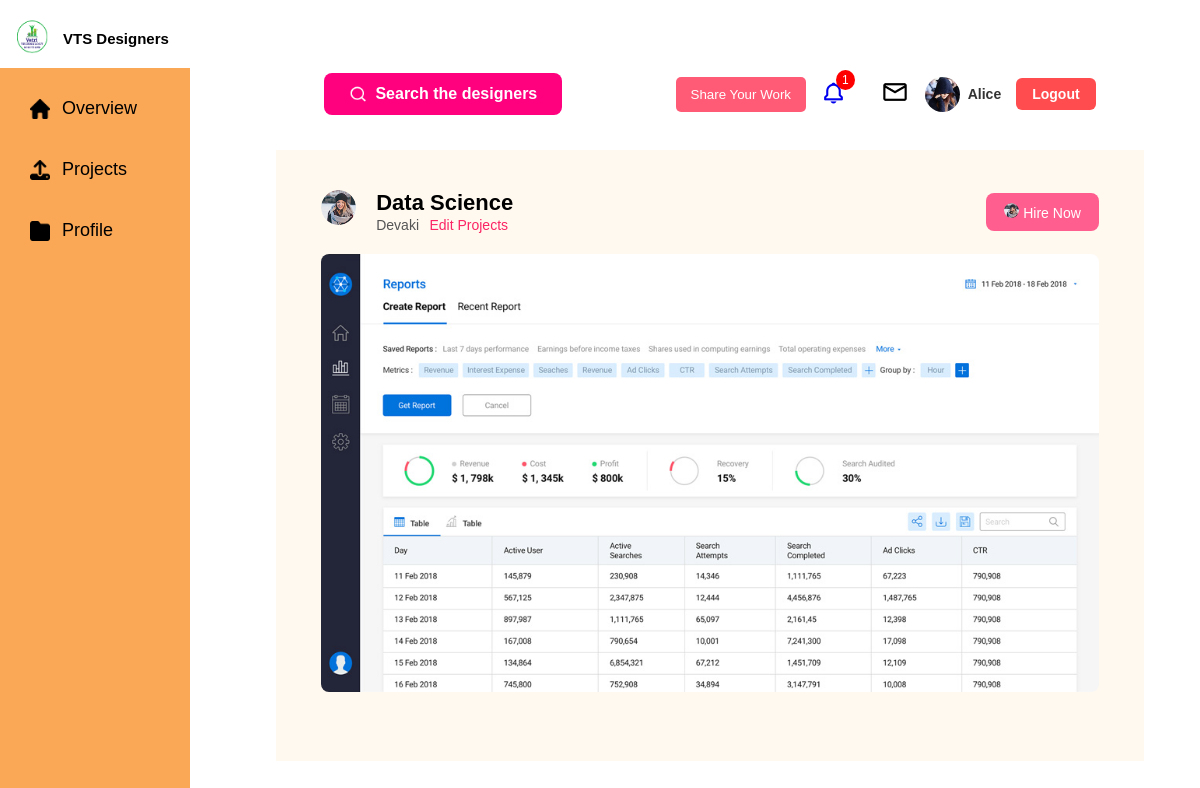
The page /projects/1/ (signed in) on the database its author committed.
### core/models.py (models this page shows)
class PythonUser(AbstractUser):
    location = models.CharField(max_length=100, blank=True)
    company_name = models.CharField(max_length=200, blank=True)
    occupation = models.CharField(max_length=100, blank=True)
    about_me = models.TextField(blank=True)
    followers = models.ManyToManyField('self', symmetrical=False, related_name='following', blank=True)
    profile_pic = models.ImageField(upload_to='profiles/', blank=True, null=True)
    projects_descriptions = models.TextField(blank=True)  # Combined summary
    custom_message = models.CharField(max_length=255, blank=True)
    hired_users = models.ManyToManyField('self', symmetrical=False, related_name='hired_by', blank=True)
    can_add_projects = models.BooleanField(default=True)  # For view-only users

class Project(models.Model):
    STATUS_CHOICES = [
        ('Draft', 'Draft'),
        ('Published', 'Published')
    ]
    CATEGORY_CHOICES = [
        ('UI', 'UI Design'),
        ('WEB', 'Web Design'),
        ('APP', 'App Design'),
        ('GRAPHIC', 'Graphic Design'),
    ]
    LICENSE_CHOICES = [
        ('ALL_RIGHTS', 'All Rights Reserved'),
        ('CC', 'Creative Commons'),
        ('MIT', 'MIT License'),
    ]
    owner = models.ForeignKey(PythonUser, on_delete=models.CASCADE, related_name='projects')
    images = models.ImageField(upload_to='projects/', blank=True, null=True)
    project_title = models.CharField(max_length=200)
    category = models.CharField(max_length=50, choices=CATEGORY_CHOICES, default='UI')
    license = models.CharField(max_length=50, choices=LICENSE_CHOICES, default='ALL_RIGHTS')
    description = models.TextField(max_length=100)
    tags = models.CharField(max_length=200, blank=True)
    visibility = models.CharField(max_length=20, choices=[('Public', 'Public'), ('Private', 'Private')], default='Public')
    downloadable = models.BooleanField(default=False)
    status = models.CharField(max_length=20, choices=STATUS_CHOICES, default='Draft')
    created_at = models.DateTimeField(auto_now_add=True)
    likes = models.PositiveIntegerField(default=0)
    views = models.PositiveIntegerField(default=0)

### core/views.py (the view, shortened to what this page needs)
# urls.py: path('projects/<int:pk>/', views.project_view, name='project_view'),
@login_required
def project_view(request, pk):
    project = Project.objects.get(pk=pk)
    project.views += 1
    project.save()
    return render(request, 'core/project_create.html', {
        'published_project': project,
        'edit_mode': False,
        'form': None,
        'recent_projects': None,
        'project_to_edit': None
    })

### core/context_processors.py (called while the page is built)
def notifications_context(request):
    if request.user.is_authenticated:
        recent_notifications = Notification.objects.filter(user=request.user).order_by('-created_at')[:5]
        notifications_count = recent_notifications.count()
        return {
            'recent_notifications': recent_notifications,
            'notifications_count': notifications_count
        }
    return {}

### core/templates/core/project_create.html (shortened to what this page needs)
{% extends 'core/base.html' %}
{% load static %}
{% block extra_css %}
<link rel="stylesheet" href="{% static 'css/base.css' %}">
<link rel="stylesheet" href="{% static 'css/projects.css' %}">
{% endblock %}
{% block content %}
<div style="background-color: #fff9f0; padding-left: 5px; padding-right: 5px;">
    <div class="project-create-page">
        {% if published_project and not edit_mode %}
        <div class="project-preview">
            <div class="preview-header">
                <div class="preview-info">
                    <div>
                        <a href="{% url 'search_users' %}"><img src="{% static 'images/profile.png' %}"
                                class="profile-pic"></a>
                    </div>
                    <div>
                        <h2>{{ published_project.project_title }}</h2>
                        <p>{{ published_project.owner.username }}</p>
                        <form method="post" style="display:inline;">
                            <button type="submit" name="edit_mode" class="edit-link">Edit Projects</button>
                        </form>
                    </div>
                </div>
                <button class="hire-btn"
                    onclick="window.location.href='{% url 'hire_now' published_project.owner.id %}'"><a
                        href="{% url 'search_users' %}"><img src="{% static 'images/profile.png' %}"
                            style="width:15px;height:15px;" class="profile-pic"></a>
                    Hire Now
                </button>
            </div>
            <div class="preview-image">
                {% if published_project.images %}
                <img src="{{ published_project.images.url }}" alt="{{ published_project.project_title }}">
                {% else %}
                <img src="{% static 'images/no-image.jpg' %}" alt="No Image">
                {% endif %}
            </div>
        </div>
        {% endif %}
    </div>
</div>
{% endblock %}

### core/templates/core/base.html (shortened to what this page needs)
{% load static %}
<!DOCTYPE html>
<html>
<head>
    <link rel="stylesheet" href="{% static 'css/base.css' %}">
    <link href='https://unpkg.com/boxicons@2.1.4/css/boxicons.min.css' rel='stylesheet'>
    <link rel="stylesheet" href="https://cdnjs.cloudflare.com/ajax/libs/font-awesome/6.5.0/css/all.min.css">
    {% block extra_css %}{% endblock %}
</head>
<body class="{% block body_class %}{% endblock %}">
    <div class="layout">
        <div class="left-column" id="sidebar">
            <div class="logo-section">
                <div class="logo-text">
                    <img src="{% static 'images/logo.PNG' %}" alt="Logo">
                    <h2>VTS Designers</h2>
                </div>
            </div>
            <div class="sidebar">
                <ul>
                    <li class="{% if request.resolver_match.url_name == 'dashboard' %}active{% endif %}">
                        <a href="{% url 'dashboard' %}">
                            <img src="{% static 'images/home.png' %}" alt="Home" class="icon white-filter"> Overview
                        </a>
                    </li>
                    <li class="{% if request.resolver_match.url_name == 'project_create' %}active{% endif %}">
                        <a href="{% url 'project_create' %}">
                            <img src="{% static 'images/upload.png' %}" alt="Projects" class="icon white-filter">
                            Projects
                        </a>
                    </li>
                    <li class="{% if request.resolver_match.url_name == 'user_profile' %}active{% endif %}">
    <a href="{% url 'user_profile' %}">
        <img src="{% static 'images/folder.png' %}" alt="Profile" class="icon white-filter"> Profile
    </a>
</li>
                </ul>
            </div>
        </div>
        <div class="right-column">
            <div class="topbar">
                <form method="get" action="{% url 'search_users' %}" class="dashboard-search">
                    <button type="submit">
                        <img src="{% static 'images/searchicon.png' %}" alt="Search">
                        Search the designers
                    </button>
                </form>
                <div class="icons">
                    <button class="share-btn" onclick="window.location.href='{% url 'project_create' %}'">Share Your
                        Work</button>
                    <a href="#" class="icon-link notif" id="notif-btn">
                        <i class='bx bx-bell'></i><span class="badge">{{ notifications_count }}</span>
                    </a>
                    <a href="{% url 'messages' %}" class="icon-link"><img src="{% static 'images/Mail.png' %}"
                            alt="Messages"></a>
<a href="{% url 'user_profile' %}" class="profile-link">
    <img src="{% if request.user.profile_pic %}{{ request.user.profile_pic.url }}{% else %}{% static 'images/default-avatar.png' %}{% endif %}"
         class="profile-pic" alt="{{ request.user.username }}">
    <span class="profile-name">{{ request.user.username }}</span>
</a>
                    <form method="post" action="{% url 'logout' %}">
                        <button type="submit" class="logout-btn">Logout</button>
                    </form>
                </div>
            </div>
            <div class="content-wrapper">
                <div class="main-content">
                    {% block content %}{% endblock %}
                </div>
            </div>
        </div>
    </div>
</body>
</html>

### core/static/css/base.css (style rules this page uses)
body { font-family: "Outfit", sans-serif; }
.layout { display: flex; height: 100vh; font-family: Arial, sans-serif; }
.left-column { width: 220px; display: flex; flex-direction: column; }
.logo-section { background: #fff; padding: 10px; display: flex; align-items: center; gap: 10px; z-index: 2; width:20%; position:fixed; margin-left: -8px; }
.logo-text { display: flex; align-items: center; gap: 8px; }
.logo-text img { width: 40px; height: 40px; }
.logo-text h2 { font-size: 16px; margin: 0; font-weight: bold; white-space: nowrap; }
.logo-section img { width: 45px; height: 40px; }
.logo-section h2 { font-size: 15px; margin: 0; font-weight: bold; }
.sidebar { background: #FAA856; color: #fff; padding: 30px 20px; flex: 1; margin-top: 30px; position:fixed; width:200px; height:500px; margin-left: -8px; }
.sidebar ul { list-style: none; padding: 0; }
.sidebar ul li { margin: 20px 0; }
.sidebar ul li a { color: black; text-decoration: none; font-size: 18px; display: flex; align-items: center; gap: 12px; padding: 10px; }
.sidebar ul li a img { width:20px; height:20px; }
.right-column { flex: 1; display: flex; flex-direction: column; background: #fff; }
.topbar { display: flex; justify-content: space-between; align-items: center; gap: 20px; padding: 15px 10px; background: #fff; margin: 50px auto 0; width:80%; }
.dashboard-search button { display: flex; align-items: center; gap: 8px; background: #ff007f; color: #fff; font-weight: bold; border: none; padding: 12px 25px; border-radius: 8px; font-size: 16px; cursor: pointer; border-top-left-radius: 8px; }
.dashboard-search button img { width: 18px; height: 18px; }
.share-btn { background: #ff5b77; border: none; padding: 10px 15px; color: #fff; border-radius: 5px; cursor: pointer; }
.icons { display: flex; align-items: center; gap: 15px; }
.icons .badge { background: red; color: #fff; font-size: 12px; border-radius: 50%; padding: 3px 6px; position: relative; top: -20px; left: -10px; }
.icon-link img { width:30px; height:30px; }
.icon-link i { font-size: 25px; }
.profile-pic { width: 35px; height: 35px; border-radius: 50%; }
.main-content { flex:1; width:90%; margin: auto; }
.icon-link.notif i { text-decoration: none; border: none; display: inline-block; line-height: 1; }
.icon-link.notif { text-decoration: none; }
.icon-link.notif { position: relative; }
.logout-btn { background: #ff4d4f; color: #fff; border: none; padding: 8px 16px; border-radius: 6px; font-size: 14px; font-weight: 600; cursor: pointer; transition: background 0.3s ease, transform 0.2s ease; }
.profile-link { display: flex; align-items: center; gap: 8px; text-decoration: none; color: #333; font-weight: 600; }
.profile-name { font-size: 14px; color: #333; }
@media (min-width: 1199px) and (max-width: 1439px) { .sidebar { width:150px; height:100%; } }

### core/static/css/projects.css (style rules this page uses)
body { font-family: "Outfit", sans-serif; }
.project-create-page { max-width: 1000px; margin: 20px auto; padding: 10px; }
.project-preview { background: #fff9f0; border-radius: 12px; padding: 20px; margin-bottom: 25px; }
.preview-header { display: flex; justify-content: space-between; align-items: center; }
.preview-info h2 { font-size: 22px; font-weight: 700; margin: 0; }
.preview-info { display:flex; gap:20px; }
.preview-info p { margin: 5px 0; font-size: 14px; color: #555; display:inline; }
.edit-link { background: none; border: none; color: #fb2464; font-size: 14px; cursor: pointer; }
.hire-btn { background: #ff5e8e; color: #fff; padding: 10px 18px; border-radius: 8px; border: none; cursor: pointer; font-size: 14px; }
.preview-image { margin-top: 20px; text-align: center; }
.preview-image img { max-width: 100%; border-radius: 8px; }
.project-create-page { max-width: 900px; margin: 20px auto; padding: 20px; }
@media (min-width: 1199px) and (max-width: 1439px) { .preview-header { flex-wrap: wrap; gap:30px; } }

### rows shown on the page
PythonUser: profile_pic (picture), user.username "Alice"
Project: project_title "Data Science", owner.username "Devaki", images (picture)

### other values the page prints
{{ notifications_count }} "1"
